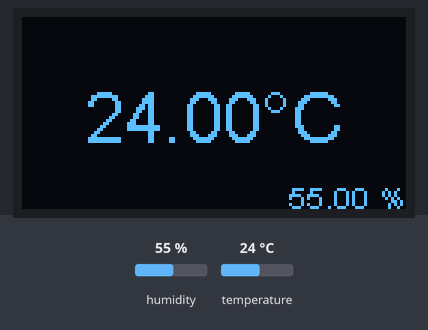
A sketch run on a simulated ESP8266 (NodeMCU). Parts: 128×64 one-colour display. Inputs (shaded band) come from the test bench; at power-on: humidity 55 %, temperature 24 °C. What the sketch prints to the serial monitor is not drawn.

Above: at 10.8 s.
10.9 s: humidity set to 22 %
At 20.7 s:
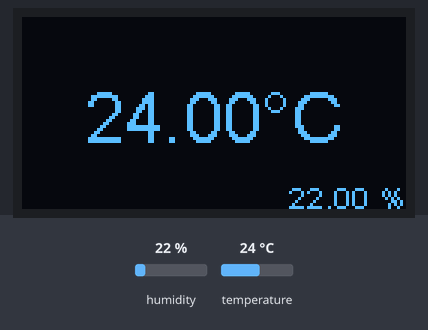
21.5 s: temperature set to 12 °C
At 30.4 s:
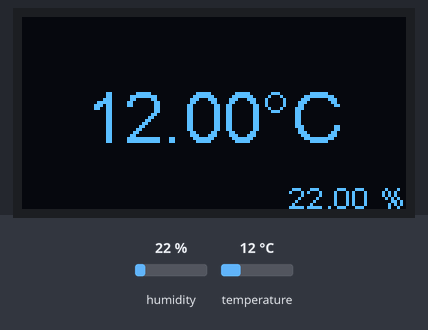
31.6 s: humidity set to 40 %
At 41.3 s:
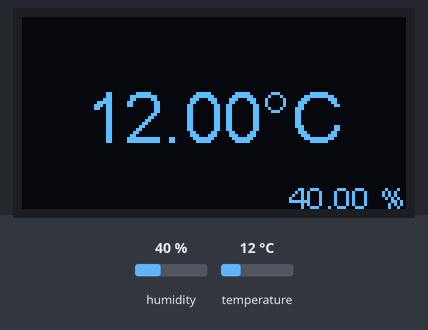
41.6 s: temperature set to 19 °C
At 51.0 s:
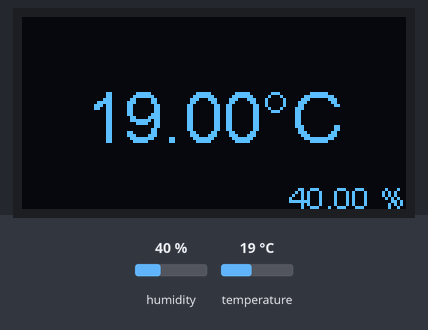
Timing chart, 0 to 52.5 s (numbered marks = the images above; inputs shaded):
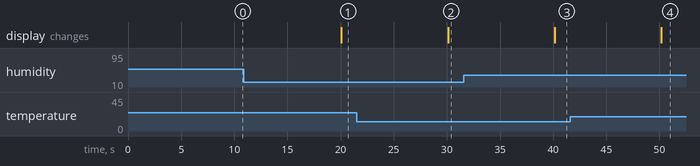

The sketch:

03_ws_oled.ino
```cpp
// Ladataan kirjastot näytön käyttämmistä varten.
// Käytä näitä rivejä, jos näyttö käyttää I2C-protokollaa.
#include <Wire.h>               // Only needed for Arduino 1.6.5 and earlier
#include "SSD1306Wire.h"        // legacy: #include "SSD1306.h"
// Käytä seuraavia rivejä, jos näyttö käyttää SPI-protokollaa.
// #include <SPI.h> // Only needed for Arduino 1.6.5 and earlier
// #include "SSD1306Spi.h"

// Alustetaan näyttöä ohjaava display-objekti.
// Tämä rivi alustaa I2C-protokollaa käyttävän näytön.
SSD1306Wire  display(0x3c, D3, D4);  // Osoite ja liitäntäpinnit SDA, SCL
// Tämä rivi alustaa SPI-protokollaa käyttävän näytön.
// SSD1306Spi        display(D1, D2, D8);  // Liitäntäpinnit RES, DS, CS

// Sensorin ajurikirjasto.
#include "DHTesp.h"
// Esitellään ajuri.
DHTesp dht;

/**
 * Piirretään näytöllä lämpotila. Keskelle näyttöä isolla fontilla.
 **/
void drawTemperature(float temperature) {
    display.setTextAlignment(TEXT_ALIGN_CENTER);
    display.setFont(ArialMT_Plain_24);

    display.drawString(64, 20, String(temperature) + "°C");
    // Vaihtoehtoiset rivit tulostuksen muotoiluun yhdellä desimaalilla.
    // char tempb[4];
    // char tbuff[6];
    // sprintf(tbuff, "%s°C", dtostrf(temperature, 4, 1, tempb));
    // display.drawString(64, 20, tbuff);
}

/**
 * Piirretään näytölle ilmankosteus. Oikeaan alakulmaan pienellä fontilla.
 **/
void drawHumidity(float humidity) {
    display.setTextAlignment(TEXT_ALIGN_RIGHT);
    display.setFont(ArialMT_Plain_10);

    display.drawString(128, 54, String(humidity) + " %");
    // Vaihtoehtoiset rivit tulostuksen muotoiluun yhdellä desimaalilla.
    // char humb[5];
    // char hbuff[6];
    // sprintf(hbuff, "%s %%", dtostrf(humidity, 4, 1, humb));
    // display.drawString(128, 54, hbuff);
}

/**
 * Alustus
 **/
void setup() {
    Serial.begin(115200);
    // Näytön alustus.
    display.init();

    // Asetetaan oletus fontti, käännetään näyttö.
    display.setFont(ArialMT_Plain_16);
    display.flipScreenVertically();

    // Asetetaan väri.
    display.setColor(WHITE);

    // Alustetaan sensorin ajuri. Datapinni ja sensorin tyyppi.
    dht.setup(D6, DHTesp::DHT11);
}

/**
 * Toistettava silmukka.
 **/
void loop() {


    // Luetaan sensorilta lämpötila ja ilmankosteus float-tyyppisiin muuttujiin.
    float temperature = dht.getTemperature();
    float humidity = dht.getHumidity();
    if (!isnan(humidity) && !isnan(temperature)) {
        // Datan lukeminen sensorilta saattaa epäonnistua jostain syystä.
        // (Virran saanti. Luetaan liian tiheään. Jokin muu syy.)
        // Silloin tuloksena on NaN (Not A Number), jota ei haluta tulostaa.
        // Tulostetaan näytölle vain, kun molemmat arvot ovat oikeita lukuja.
        display.clear();

        // Tulostetaan mittaustulokset myös sarjakonsoliin debuggausta varten.
        // Muotoillaan tulostus printf()-funktiolla. (yksi desimaali)
        Serial.printf("Hum: %.1f%%, Temp: %.1f°C\n", humidity, temperature);

        // Piirretään ilmankosteus ja lämpötila näyttömodulin muistiin.
        drawHumidity(humidity);
        drawTemperature(temperature);
        // Käsketään näytön piirtää muistissa oleva data näkyviin.
        display.display();
    } else {
        // Lämpötila, ilmankosteus tai molemmat oli NaN.
        // Tulostetaan sarjakonsoliin, että nähdään paljonko näitä tulee.
        Serial.println("--- Got nan");
    }

    // Odotetaan 10 s ennen seuraavaa kierrosta.
    delay(10000);

}
```

Measured:
- after the input at 10.9 s, the display: changes after 9.2 s (image 1)
- after the input at 21.5 s, the display: changes after 8.6 s (image 2)
- after the input at 31.6 s, the display: changes after 8.5 s (image 3)
- after the input at 41.6 s, the display: changes after 8.6 s (image 4)
